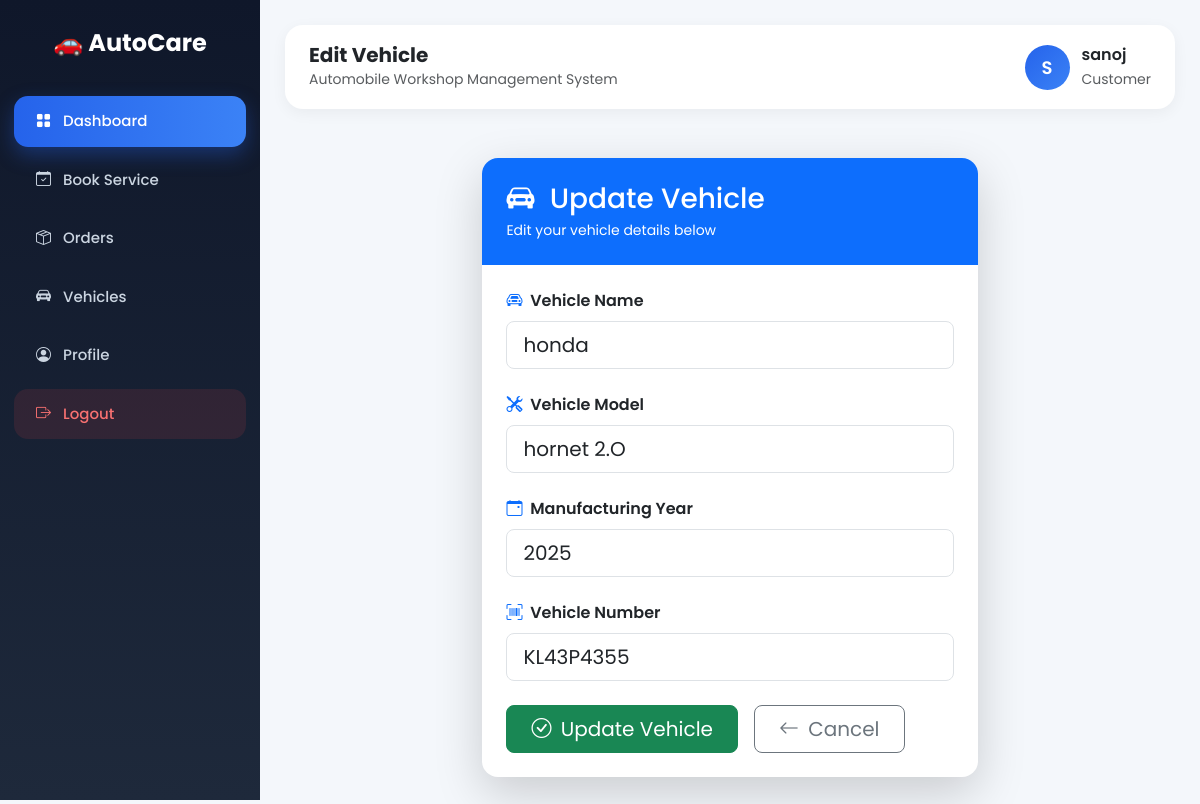
/edit-vehicle/9/ (signed in), run on the app's committed database.
### customer/models.py (models this page shows, shortened)
class Customer(models.Model):
    user = models.OneToOneField(User, on_delete=models.CASCADE)
    name = models.CharField(max_length=255)
    number = models.CharField(max_length=15)
    address = models.TextField()
    profile_pic = models.ImageField(upload_to='profile_pic/',null=True, blank=True)
    city = models.ForeignKey(City, on_delete=models.CASCADE)

class Vehicle(models.Model):
    customer = models.ForeignKey(Customer, on_delete=models.CASCADE, related_name="vehicles")
    vehicle_name = models.CharField(max_length=255)
    vehicle_model = models.CharField(max_length=200)
    vehicle_year = models.IntegerField()
    vehicle_number = models.CharField(max_length=30)

### customer/views.py (the view, shortened to what this page needs)
# urls.py: path('edit-vehicle/<int:id>/', views.edit_vehicle, name='edit_vehicle'),
@login_required
def edit_vehicle(request, id):
    vehicle = get_object_or_404(Vehicle, id=id, customer=request.user.customer)
    return render(request, 'edit_vehicle.html', {'vehicle': vehicle})

### customer/templates/edit_vehicle.html (shortened to what this page needs)
{% extends 'base.html' %}
{% block header %}Edit Vehicle{% endblock %}
{% block content %}
<div class="container py-4">
    <div class="row justify-content-center">
        <div class="col-lg-7">
            <div class="card border-0 shadow-lg rounded-4 overflow-hidden">
                <div class="bg-primary text-white p-4">
                    <h3 class="mb-1">
                        <i class="bi bi-car-front-fill me-2"></i>
                        Update Vehicle
                    </h3>
                    <p class="mb-0 small">
                        Edit your vehicle details below
                    </p>
                </div>
                <div class="card-body p-4">
                    <form method="POST">
                        <div class="mb-4">
                            <label class="form-label fw-semibold">
                                <i class="bi bi-car-front me-1 text-primary"></i>
                                Vehicle Name
                            </label>
                            <input type="text"
                                   name="vehicle_name"
                                   class="form-control form-control-lg rounded-3"
                                   value="{{ vehicle.vehicle_name }}"
                                   placeholder="Enter vehicle name"
                                   required>
                        </div>
                        <div class="mb-4">
                            <label class="form-label fw-semibold">
                                <i class="bi bi-tools me-1 text-primary"></i>
                                Vehicle Model
                            </label>
                            <input type="text"
                                   name="vehicle_model"
                                   class="form-control form-control-lg rounded-3"
                                   value="{{ vehicle.vehicle_model }}"
                                   placeholder="Enter vehicle model"
                                   required>
                        </div>
                        <div class="mb-4">
                            <label class="form-label fw-semibold">
                                <i class="bi bi-calendar-event me-1 text-primary"></i>
                                Manufacturing Year
                            </label>
                            <input type="number"
                                   name="vehicle_year"
                                   class="form-control form-control-lg rounded-3"
                                   value="{{ vehicle.vehicle_year }}"
                                   placeholder="Enter year"
                                   required>
                        </div>
                        <div class="mb-4">
                            <label class="form-label fw-semibold">
                                <i class="bi bi-upc-scan me-1 text-primary"></i>
                                Vehicle Number
                            </label>
                            <input type="text"
                                   name="vehicle_number"
                                   class="form-control form-control-lg rounded-3 text-uppercase"
                                   value="{{ vehicle.vehicle_number }}"
                                   placeholder="KL07AB1234"
                                   required>
                        </div>
                        <div class="d-flex gap-3 mt-4">
                            <button type="submit"
                                    class="btn btn-success btn-lg px-4 rounded-3">
                                <i class="bi bi-check-circle me-1"></i>
                                Update Vehicle
                            </button>
                            <a href="{% url 'vehicle_list' %}"
                               class="btn btn-outline-secondary btn-lg px-4 rounded-3">
                                <i class="bi bi-arrow-left me-1"></i>
                                Cancel
                            </a>
                        </div>
                    </form>
                </div>
            </div>
        </div>
    </div>
</div>
{% endblock %}

### customer/templates/base.html (shortened to what this page needs)
<!DOCTYPE html>
<html lang="en">
<head>
    <link href="https://cdn.jsdelivr.net/npm/bootstrap@5.3.2/dist/css/bootstrap.min.css" rel="stylesheet">
    <link href="https://cdn.jsdelivr.net/npm/bootstrap-icons/font/bootstrap-icons.css" rel="stylesheet">
</head>
<body>
    <div class="sidebar">
        <div class="logo">
            🚗 AutoCare
        </div>
        <a href="{% url 'home' %}" class="active">
            <i class="bi bi-grid-fill"></i>
            <span>Dashboard</span>
        </a>
        <a href="#">
            <i class="bi bi-calendar-check"></i>
            <span>Book Service</span>
        </a>
        <a href="#">
            <i class="bi bi-box-seam"></i>
            <span>Orders</span>
        </a>
        <a href="{% url 'vehicle_list' %}">
            <i class="bi bi-car-front-fill"></i>
            <span>Vehicles</span>
        </a>
        <a href="{% url 'profile_user' %}">
            <i class="bi bi-person-circle"></i>
            <span>Profile</span>
        </a>
        <a href="{% url 'logout' %}" class="logout-btn">
            <i class="bi bi-box-arrow-right"></i>
            <span>Logout</span>
        </a>
    </div>
    <div class="main">
        <div class="topbar d-flex justify-content-between align-items-center">
            <div>
                <h5>{% block header %}Dashboard{% endblock %}</h5>
                <small class="text-muted">
                    Automobile Workshop Management System
                </small>
            </div>
            <div class="welcome-box">
                <div class="profile-circle">
                    {{ request.user.customer.name|slice:":1"|upper }}
                </div>
                <div>
                    <div class="fw-semibold">
                        {{ request.user.customer.name }}
                    </div>
                    <small class="text-muted">
                        Customer
                    </small>
                </div>
            </div>
        </div>
        {% block content %}
        {% endblock %}
    </div>
</body>
</html>

### customer/templates/base.html (style rules this page uses)
* { font-family: 'Poppins', sans-serif; }
body { background: #f4f7fb; overflow-x: hidden; }
.sidebar { width: 260px; height: 100vh; position: fixed; background: linear-gradient(180deg,#0f172a,#1e293b); padding-top: 25px; overflow-y: auto; z-index: 1000; }
.logo { text-align: center; color: white; font-size: 24px; font-weight: 700; margin-bottom: 35px; }
.sidebar a { display: flex; align-items: center; gap: 12px; color: #cbd5e1; padding: 14px 22px; text-decoration: none; margin: 8px 14px; border-radius: 14px; transition: 0.3s; font-size: 15px; font-weight: 500; }
.sidebar a.active { background: linear-gradient(90deg,#2563eb,#3b82f6); color: white; box-shadow: 0 8px 20px rgba(37,99,235,0.35); }
.logout-btn { background: rgba(239,68,68,0.12); color: #f87171 !important; }
.main { margin-left: 260px; padding: 25px; }
.topbar { background: white; padding: 18px 24px; border-radius: 18px; margin-bottom: 25px; box-shadow: 0 4px 15px rgba(0,0,0,0.05); }
.topbar h5 { margin: 0; font-weight: 700; }
.welcome-box { display: flex; align-items: center; gap: 12px; }
.profile-circle { width: 45px; height: 45px; border-radius: 50%; background: linear-gradient(135deg,#2563eb,#3b82f6); color: white; display: flex; align-items: center; justify-content: center; font-weight: 600; font-size: 18px; }
.card { border: none; border-radius: 18px; box-shadow: 0 5px 18px rgba(0,0,0,0.05); }

### data on the page
Vehicle: vehicle_name "honda", vehicle_model "hornet 2.O", vehicle_year "2025", vehicle_number "KL43P4355"

### other printed values
{{ request.user.customer.name|slice:":1"|upper }} "S"
{{ request.user.customer.name }} "sanoj"
